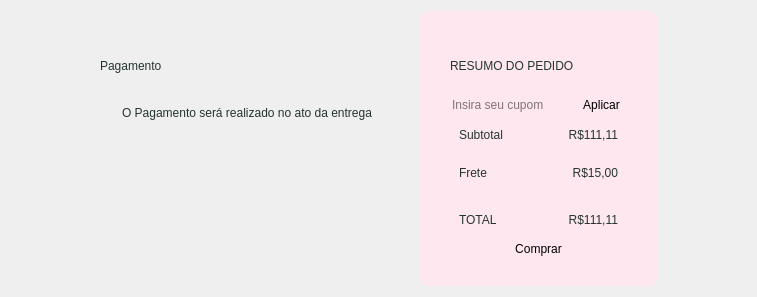
              <widget class="QWidget" name="paginaResumoFinal">
               <layout class="QHBoxLayout" name="horizontalLayout_12">
                <property name="spacing">
                 <number>30</number>
                </property>
                <property name="leftMargin">
                 <number>100</number>
                </property>
                <property name="rightMargin">
                 <number>100</number>
                </property>
                <item alignment="Qt::AlignmentFlag::AlignTop">
                 <widget class="QWidget" name="cardFormaPagamento" native="true">
                  <layout class="QVBoxLayout" name="verticalLayout_29">
                   <property name="leftMargin">
                    <number>0</number>
                   </property>
                   <property name="topMargin">
                    <number>30</number>
                   </property>
                   <item>
                    <widget class="QLabel" name="tituloPagamento">
                     <property name="sizePolicy">
                      <sizepolicy hsizetype="Preferred" vsizetype="Fixed">
                       <horstretch>0</horstretch>
                       <verstretch>0</verstretch>
                      </sizepolicy>
                     </property>
                     <property name="minimumSize">
                      <size>
                       <width>0</width>
                       <height>50</height>
                      </size>
                     </property>
                     <property name="styleSheet">
                      <string notr="true">color: #24352C</string>
                     </property>
                     <property name="text">
                      <string>Pagamento</string>
                     </property>
                    </widget>
                   </item>
                   <item alignment="Qt::AlignmentFlag::AlignTop">
                    <widget class="QWidget" name="labelPagamento" native="true">
                     <layout class="QHBoxLayout" name="horizontalLayout_13">
                      <item>
                       <widget class="QLabel" name="iconCaminhao1">
                        <property name="sizePolicy">
                         <sizepolicy hsizetype="Fixed" vsizetype="Fixed">
                          <horstretch>0</horstretch>
                          <verstretch>0</verstretch>
                         </sizepolicy>
                        </property>
                        <property name="maximumSize">
                         <size>
                          <width>150</width>
                          <height>150</height>
                         </size>
                        </property>
                        <property name="text">
                         <string/>
                        </property>
                        <property name="pixmap">
                         <pixmap resource="resources.qrc">:/images/imgCaminhao1Branco.png</pixmap>
                        </property>
                        <property name="scaledContents">
                         <bool>true</bool>
                        </property>
                        <property name="alignment">
                         <set>Qt::AlignmentFlag::AlignLeading|Qt::AlignmentFlag::AlignLeft|Qt::AlignmentFlag::AlignVCenter</set>
                        </property>
                       </widget>
                      </item>
                      <item>
                       <widget class="QLabel" name="descricaoPagamento">
                        <property name="styleSheet">
                         <string notr="true">color: #24352C</string>
                        </property>
                        <property name="text">
                         <string>O Pagamento será realizado no ato da entrega</string>
                        </property>
                        <property name="alignment">
                         <set>Qt::AlignmentFlag::AlignLeading|Qt::AlignmentFlag::AlignLeft|Qt::AlignmentFlag::AlignTop</set>
                        </property>
                       </widget>
                      </item>
                     </layout>
                    </widget>
                   </item>
                  </layout>
                 </widget>
                </item>
                <item alignment="Qt::AlignmentFlag::AlignTop">
                 <widget class="QWidget" name="resumoFinal" native="true">
                  <property name="styleSheet">
                   <string notr="true">background-color: #ffe7f0;
border-radius: 8px;
</string>
                  </property>
                  <layout class="QVBoxLayout" name="verticalLayout_24">
                   <property name="leftMargin">
                    <number>30</number>
                   </property>
                   <property name="topMargin">
                    <number>30</number>
                   </property>
                   <property name="rightMargin">
                    <number>30</number>
                   </property>
                   <property name="bottomMargin">
                    <number>30</number>
                   </property>
                   <item>
                    <widget class="QLabel" name="labelResumoFinal">
                     <property name="sizePolicy">
                      <sizepolicy hsizetype="Preferred" vsizetype="Fixed">
                       <horstretch>0</horstretch>
                       <verstretch>0</verstretch>
                      </sizepolicy>
                     </property>
                     <property name="minimumSize">
                      <size>
                       <width>0</width>
                       <height>50</height>
                      </size>
                     </property>
                     <property name="styleSheet">
                      <string notr="true">color: #24352C; background-color: transparent</string>
                     </property>
                     <property name="text">
                      <string>RESUMO DO PEDIDO</string>
                     </property>
                     <property name="alignment">
                      <set>Qt::AlignmentFlag::AlignLeading|Qt::AlignmentFlag::AlignLeft|Qt::AlignmentFlag::AlignVCenter</set>
                     </property>
                     <property name="wordWrap">
                      <bool>false</bool>
                     </property>
                    </widget>
                   </item>
                   <item>
                    <widget class="QWidget" name="linhaCupom" native="true">
                     <layout class="QHBoxLayout" name="horizontalLayout_14" stretch="70,30">
                      <property name="leftMargin">
                       <number>0</number>
                      </property>
                      <property name="topMargin">
                       <number>0</number>
                      </property>
                      <property name="rightMargin">
                       <number>0</number>
                      </property>
                      <property name="bottomMargin">
                       <number>0</number>
                      </property>
                      <item>
                       <widget class="QLineEdit" name="inputCupom">
                        <property name="placeholderText">
                         <string>Insira seu cupom</string>
                        </property>
                       </widget>
                      </item>
                      <item>
                       <widget class="QPushButton" name="btnCupom">
                        <property name="text">
                         <string>Aplicar</string>
                        </property>
                       </widget>
                      </item>
                     </layout>
                    </widget>
                   </item>
                   <item>
                    <widget class="QWidget" name="linhaSubtotalFinal" native="true">
                     <property name="sizePolicy">
                      <sizepolicy hsizetype="Preferred" vsizetype="Preferred">
                       <horstretch>0</horstretch>
                       <verstretch>0</verstretch>
                      </sizepolicy>
                     </property>
                     <property name="styleSheet">
                      <string notr="true">background-color: transparent</string>
                     </property>
                     <layout class="QHBoxLayout" name="horizontalLayout_10">
                      <item>
                       <widget class="QLabel" name="labelSubtotalFinal">
                        <property name="styleSheet">
                         <string notr="true">color: #24352C</string>
                        </property>
                        <property name="text">
                         <string>Subtotal</string>
                        </property>
                       </widget>
                      </item>
                      <item>
                       <widget class="QLabel" name="valorSubtotalFinal">
                        <property name="styleSheet">
                         <string notr="true">color: #24352C</string>
                        </property>
                        <property name="text">
                         <string>R$111,11</string>
                        </property>
                        <property name="alignment">
                         <set>Qt::AlignmentFlag::AlignRight|Qt::AlignmentFlag::AlignTrailing|Qt::AlignmentFlag::AlignVCenter</set>
                        </property>
                       </widget>
                      </item>
                     </layout>
                    </widget>
                   </item>
                   <item>
                    <widget class="QWidget" name="linhaFrete" native="true">
                     <property name="sizePolicy">
                      <sizepolicy hsizetype="Preferred" vsizetype="Preferred">
                       <horstretch>0</horstretch>
                       <verstretch>0</verstretch>
                      </sizepolicy>
                     </property>
                     <property name="styleSheet">
                      <string notr="true">background-color: transparent</string>
                     </property>
                     <layout class="QHBoxLayout" name="horizontalLayout_15">
                      <item>
                       <widget class="QLabel" name="labelFrete">
                        <property name="styleSheet">
                         <string notr="true">color: #24352C</string>
                        </property>
                        <property name="text">
                         <string>Frete</string>
                        </property>
                       </widget>
                      </item>
                      <item>
                       <widget class="QLabel" name="valorFrete">
                        <property name="styleSheet">
                         <string notr="true">color: #24352C</string>
                        </property>
                        <property name="text">
                         <string>R$15,00</string>
                        </property>
                        <property name="alignment">
                         <set>Qt::AlignmentFlag::AlignRight|Qt::AlignmentFlag::AlignTrailing|Qt::AlignmentFlag::AlignVCenter</set>
                        </property>
                       </widget>
                      </item>
                     </layout>
                    </widget>
                   </item>
                   <item>
                    <widget class="Line" name="line_3">
                     <property name="styleSheet">
                      <string notr="true"/>
                     </property>
                     <property name="frameShadow">
                      <enum>QFrame::Shadow::Raised</enum>
                     </property>
                     <property name="midLineWidth">
                      <number>0</number>
                     </property>
                     <property name="orientation">
                      <enum>Qt::Orientation::Horizontal</enum>
                     </property>
                    </widget>
                   </item>
                   <item>
                    <widget class="QWidget" name="linhaTotalFinal" native="true">
                     <property name="sizePolicy">
                      <sizepolicy hsizetype="Preferred" vsizetype="Preferred">
                       <horstretch>0</horstretch>
                       <verstretch>0</verstretch>
                      </sizepolicy>
                     </property>
                     <property name="styleSheet">
                      <string notr="true">background-color: transparent</string>
                     </property>
                     <layout class="QHBoxLayout" name="horizontalLayout_11">
                      <item>
                       <widget class="QLabel" name="labelTotalFinal">
                        <property name="styleSheet">
                         <string notr="true">color: #24352C</string>
                        </property>
                        <property name="text">
                         <string>TOTAL</string>
                        </property>
                       </widget>
                      </item>
                      <item>
                       <widget class="QLabel" name="valorTotalFinal">
                        <property name="styleSheet">
                         <string notr="true">color: #24352C</string>
                        </property>
                        <property name="text">
                         <string>R$111,11</string>
                        </property>
                        <property name="alignment">
                         <set>Qt::AlignmentFlag::AlignRight|Qt::AlignmentFlag::AlignTrailing|Qt::AlignmentFlag::AlignVCenter</set>
                        </property>
                       </widget>
                      </item>
                     </layout>
                    </widget>
                   </item>
                   <item>
                    <widget class="QPushButton" name="btnFazerPedido">
                     <property name="sizePolicy">
                      <sizepolicy hsizetype="Fixed" vsizetype="Fixed">
                       <horstretch>0</horstretch>
                       <verstretch>0</verstretch>
                      </sizepolicy>
                     </property>
                     <property name="minimumSize">
                      <size>
                       <width>177</width>
                       <height>0</height>
                      </size>
                     </property>
                     <property name="text">
                      <string>Comprar</string>
                     </property>
                     <property name="autoDefault">
                      <bool>false</bool>
                     </property>
                    </widget>
                   </item>
                  </layout>
                 </widget>
                </item>
               </layout>
              </widget>
